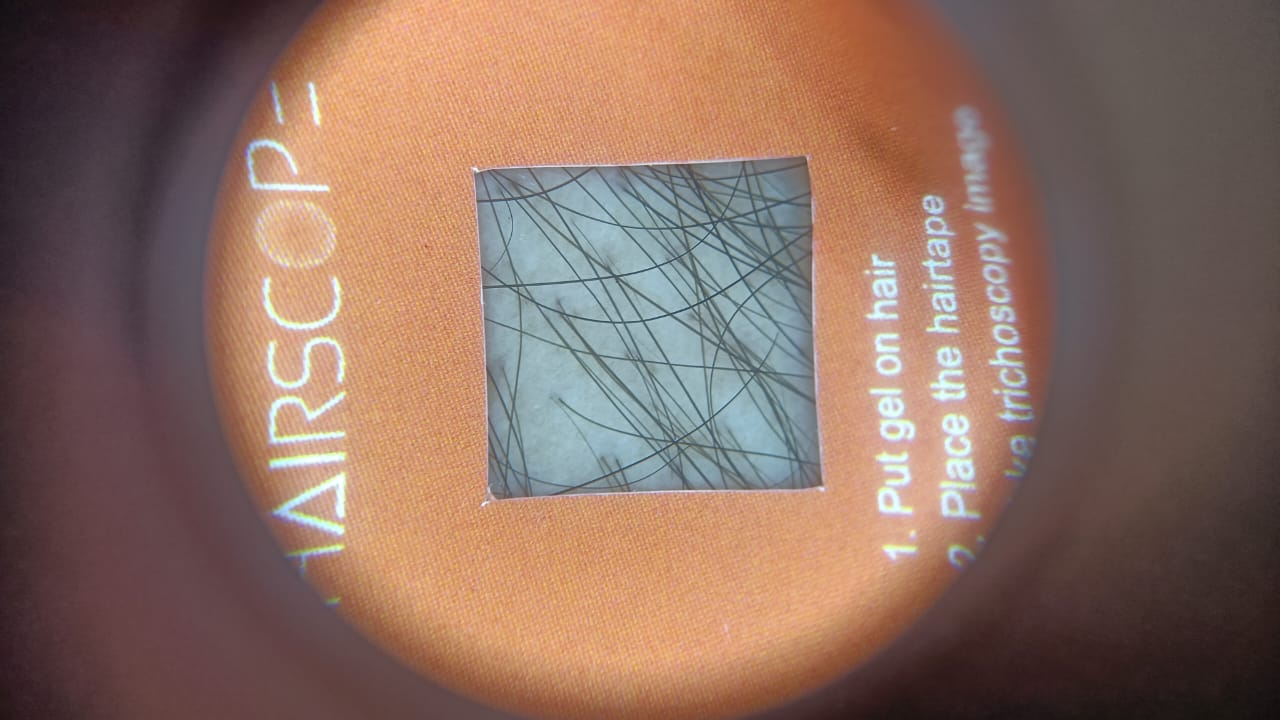
#> input picture img2.jpg, 1280 x 720 px
$ python image.py
#> lines starting #> are read from the running program, lines starting #| are printed output that depends on the picture
# [40 lines of commented-out code are left out]


import cv2
import numpy as np

def process_image(image_path, roi_size=(100, 100)):
    # Load the image
#> called with image_path = 'img2.jpg', roi_size = (350, 305)
    image = cv2.imread(image_path)
#> image is the input picture: shape (720, 1280, 3); mean B, G, R 97.5, 110.1, 139.1

    # Get the dimensions of the image
    height, width = image.shape[:2]
#> height = 720; width = 1280

    # Calculate the center of the image
    center_x, center_y = width // 2, height // 2
#> center_x = 640; center_y = 360

    # Calculate the coordinates of the ROI
    roi_width, roi_height = roi_size
    x1 = max(center_x - roi_width // 2, 0)
#> x1 = 465
    y1 = max(center_y - roi_height // 2, 0)
#> y1 = 208
    x2 = min(center_x + roi_width // 2, width)
#> x2 = 815
    y2 = min(center_y + roi_height // 2, height)
#> y2 = 512

    # Create a blank canvas to hold the result
    result = np.zeros_like(image)

    # Copy the original ROI into the result image
    result[y1:y2, x1:x2] = image[y1:y2, x1:x2]
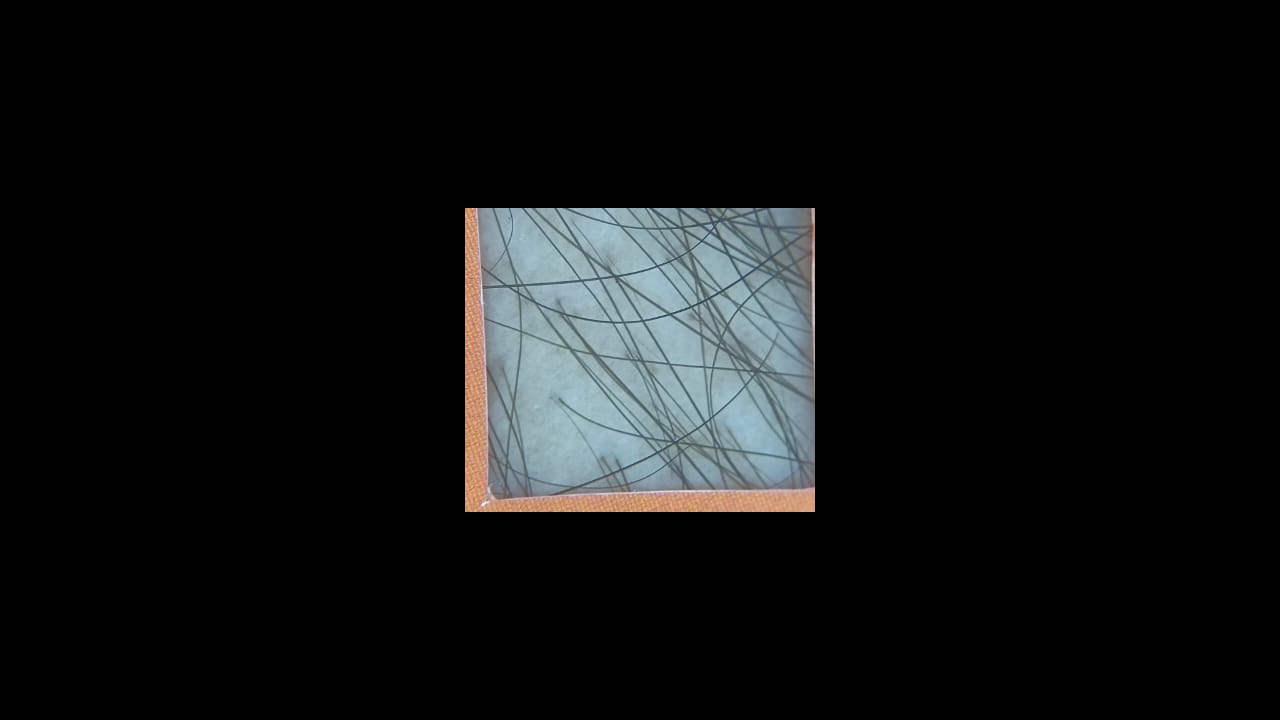
#> result: shape (720, 1280, 3); mean B, G, R 18.2, 17.9, 16.3

    # Save the extracted region
    output_path = 'extracted_region.jpg'
    cv2.imwrite(output_path, result)

    # Display the extracted region
    cv2.imshow('Extracted Region', result)

    # Wait for a key press and close the windows
    cv2.waitKey(0)
    cv2.destroyAllWindows()

# Example usage
image_path = 'img2.jpg'
process_image(image_path, roi_size=(350, 305))  # Adjust roi_size as needed

$ run again, with img1.jpg copied over img2.jpg
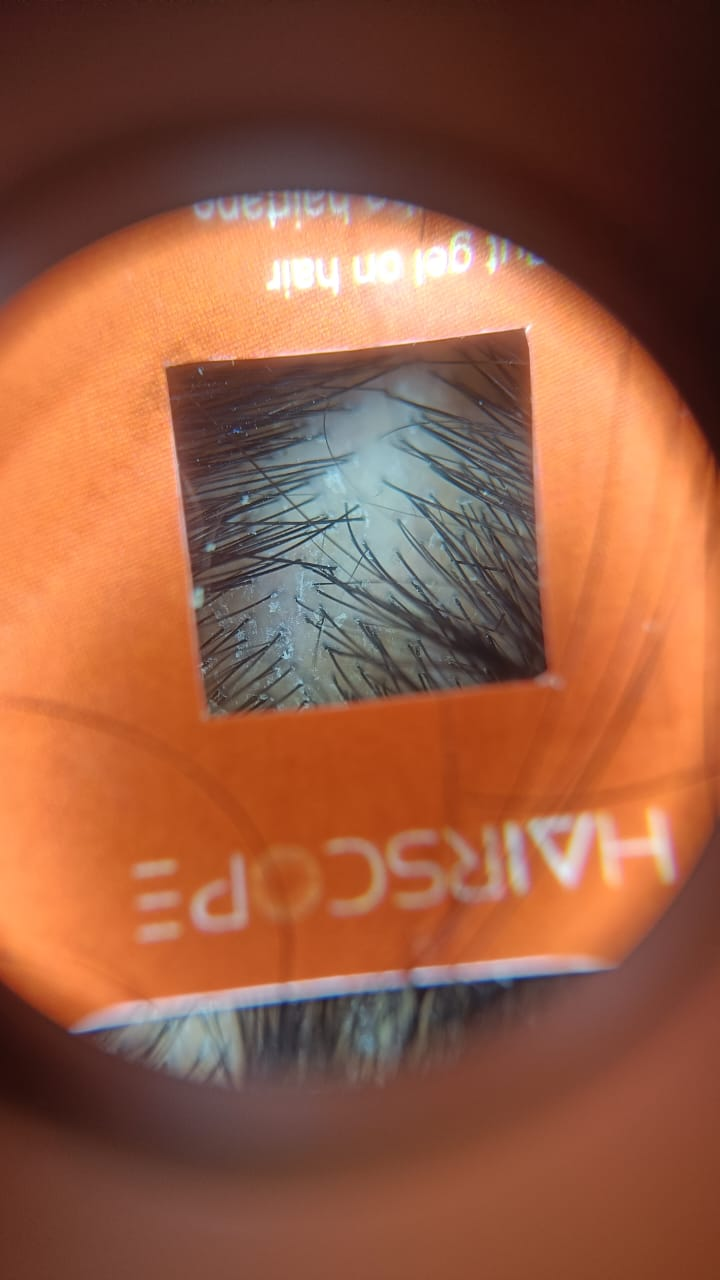
#> input picture img1.jpg, 720 x 1280 px
#> in process_image, image is the input picture: shape (1280, 720, 3); mean B, G, R 66.5, 92, 149.7
#> in process_image, `result[y1:y2, x1:x2] = image[y1:y2, x1:x2]`:
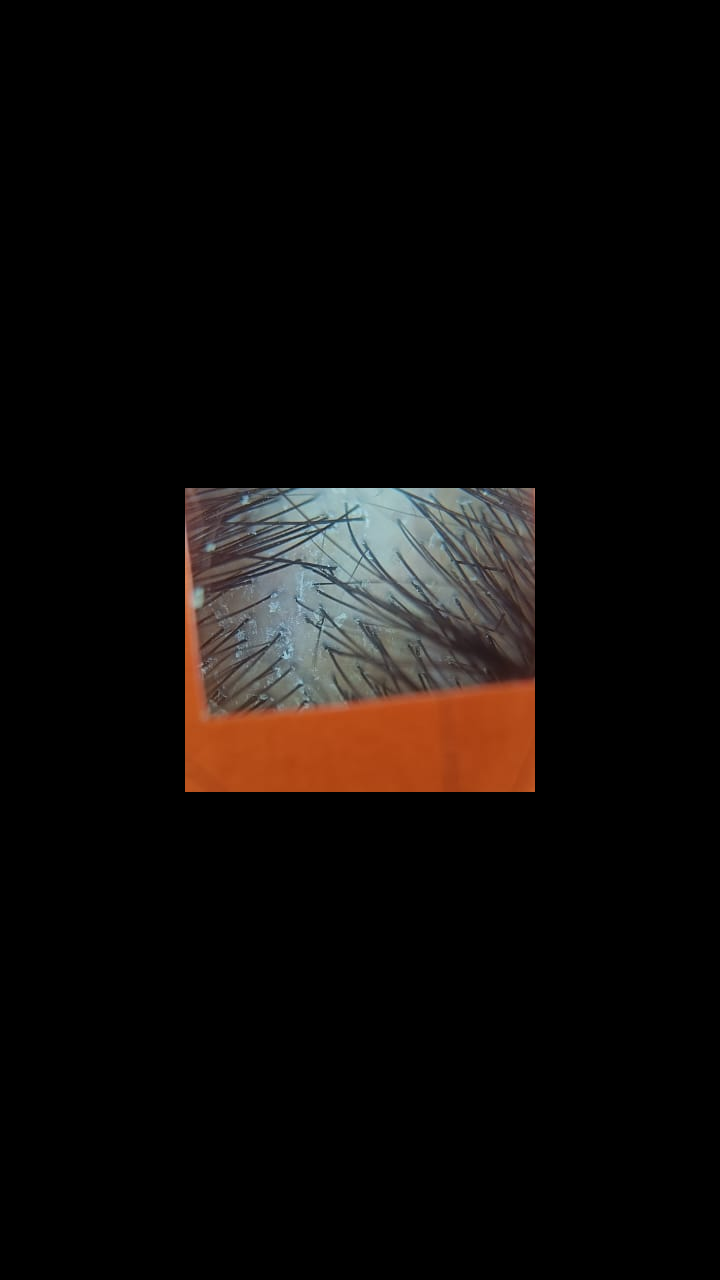
#> result: shape (1280, 720, 3); mean B, G, R 9.5, 11.3, 14.8

$ run again, with img5.jpg copied over img2.jpg
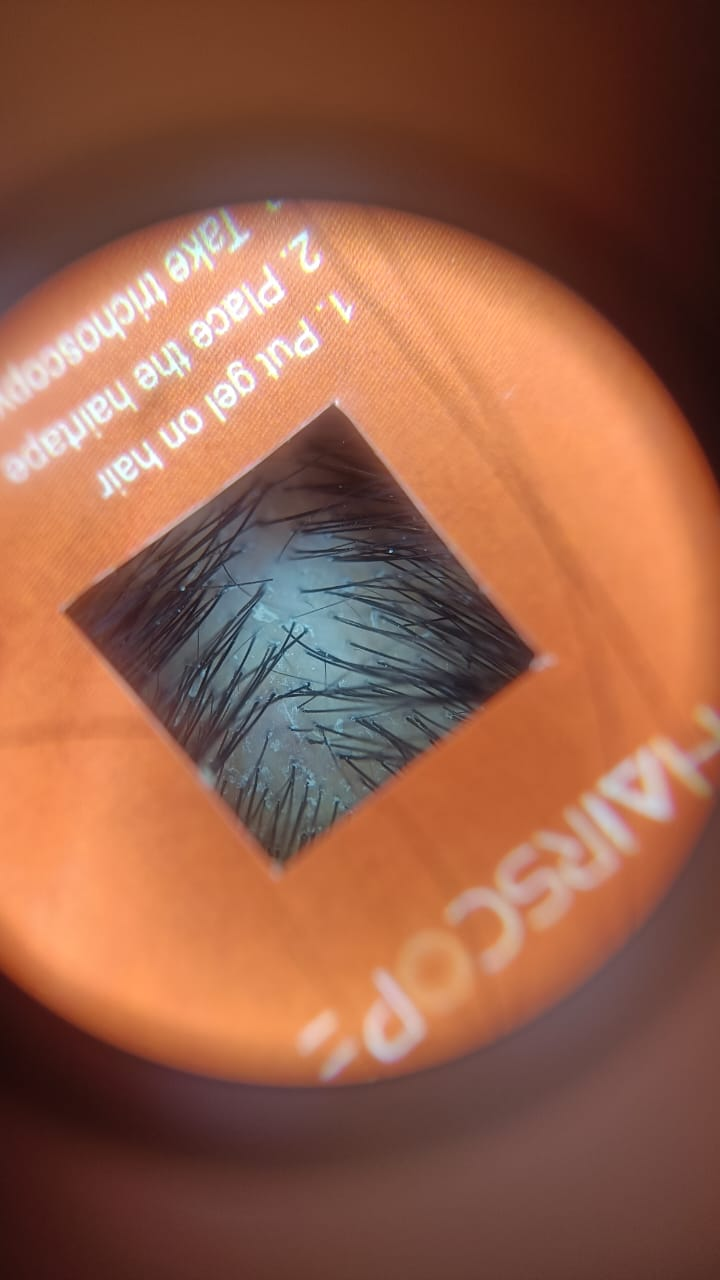
#> input picture img5.jpg, 720 x 1280 px
#> in process_image, image is the input picture: shape (1280, 720, 3); mean B, G, R 73.3, 96.1, 149.8
#> in process_image, `result[y1:y2, x1:x2] = image[y1:y2, x1:x2]`:
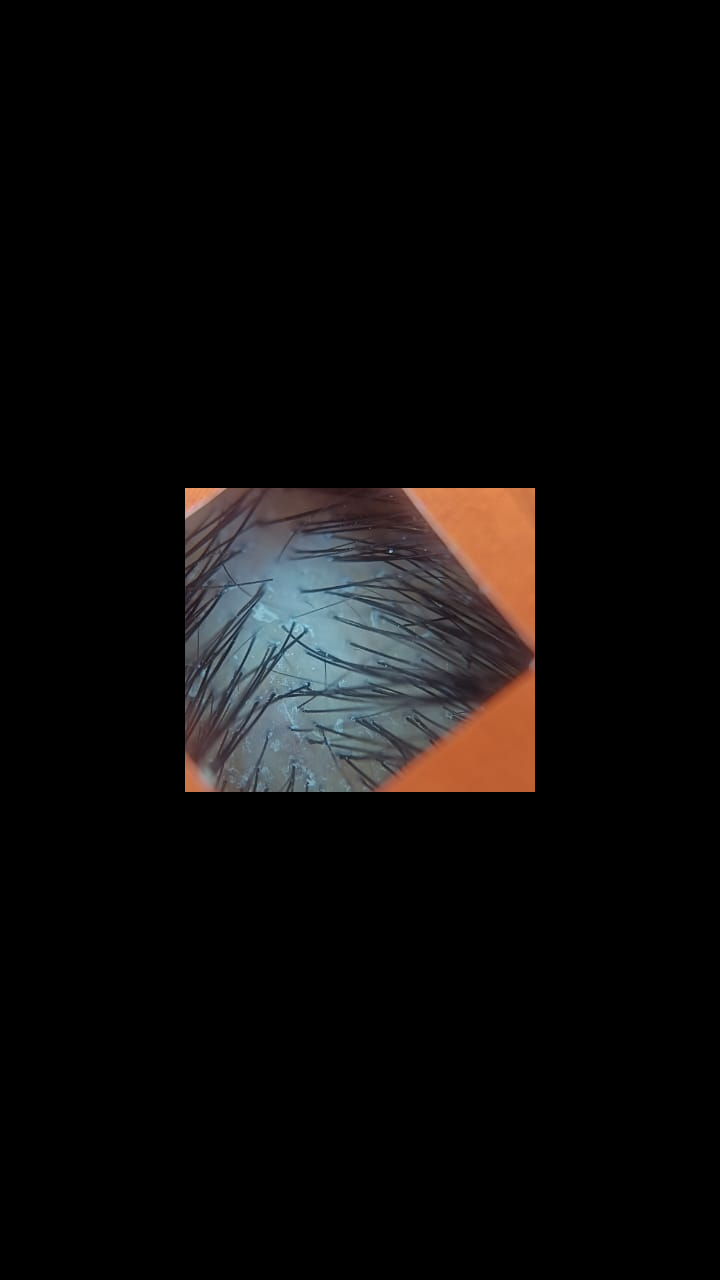
#> result: shape (1280, 720, 3); mean B, G, R 10.8, 11.3, 12.8

$ run again, with img6.jpg copied over img2.jpg
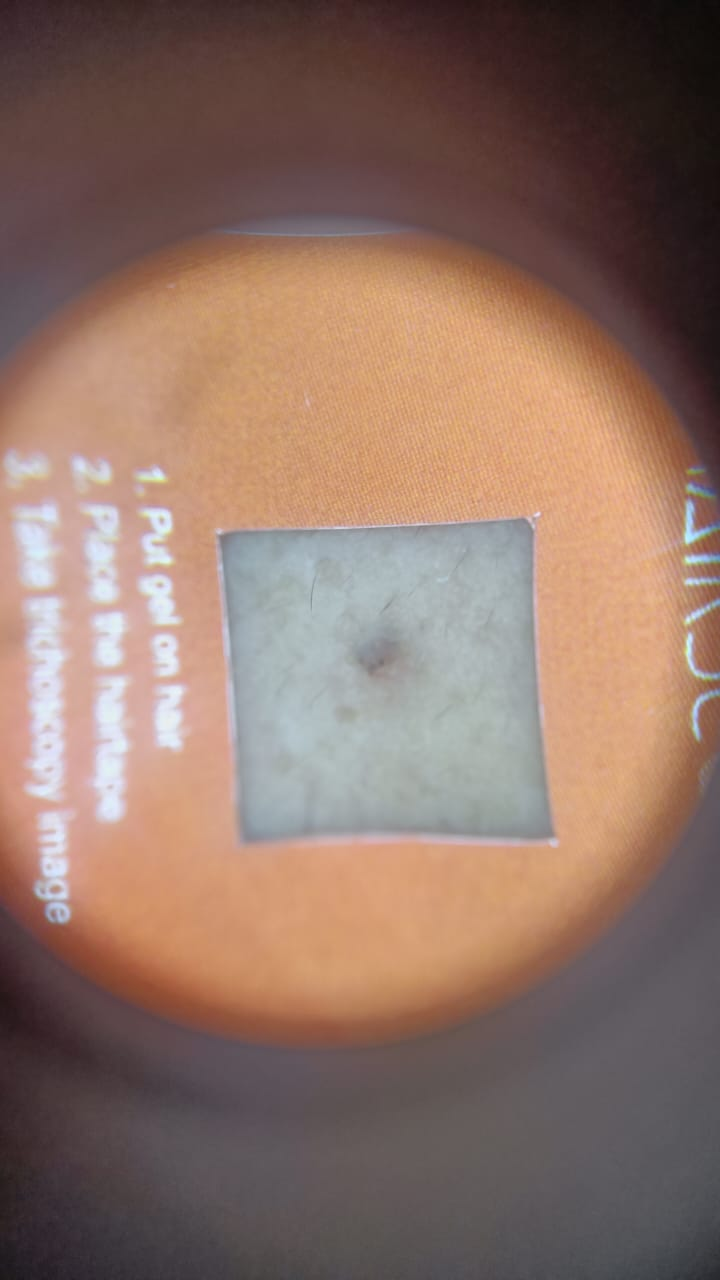
#> input picture img6.jpg, 720 x 1280 px
#> in process_image, image is the input picture: shape (1280, 720, 3); mean B, G, R 103, 114.6, 141.7
#> in process_image, `result[y1:y2, x1:x2] = image[y1:y2, x1:x2]`:
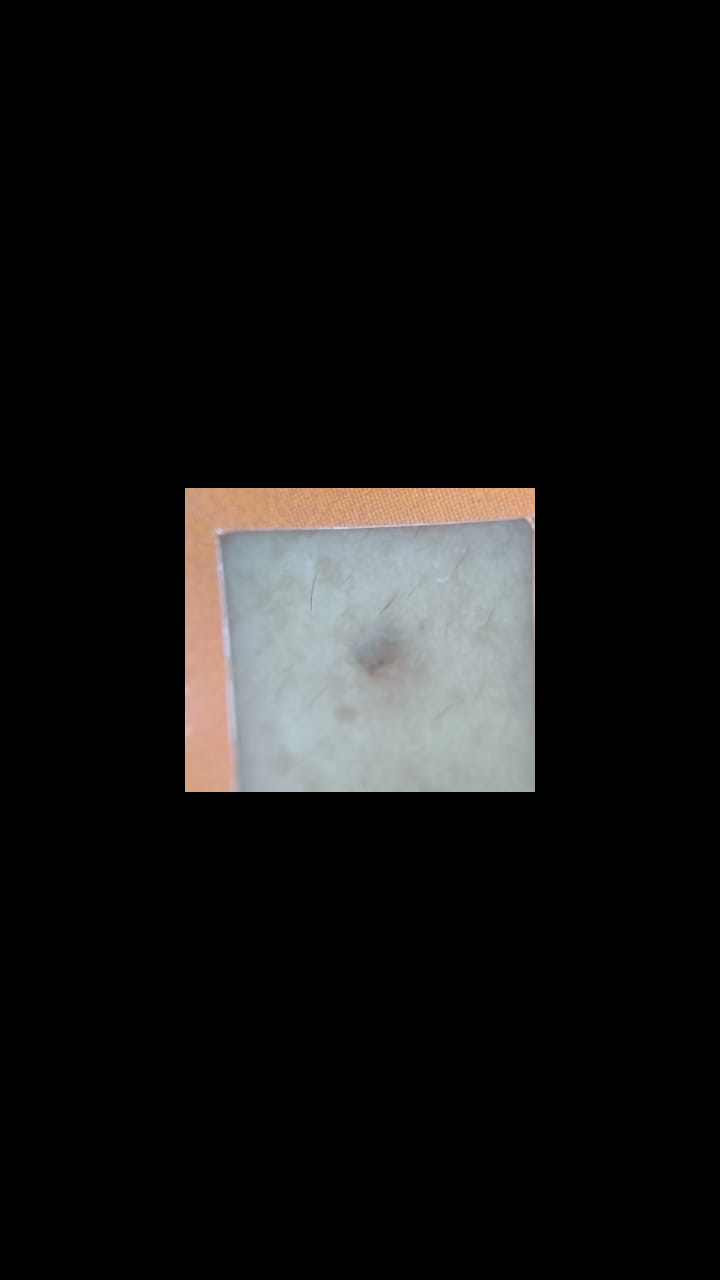
#> result: shape (1280, 720, 3); mean B, G, R 19.3, 19.9, 20.3
